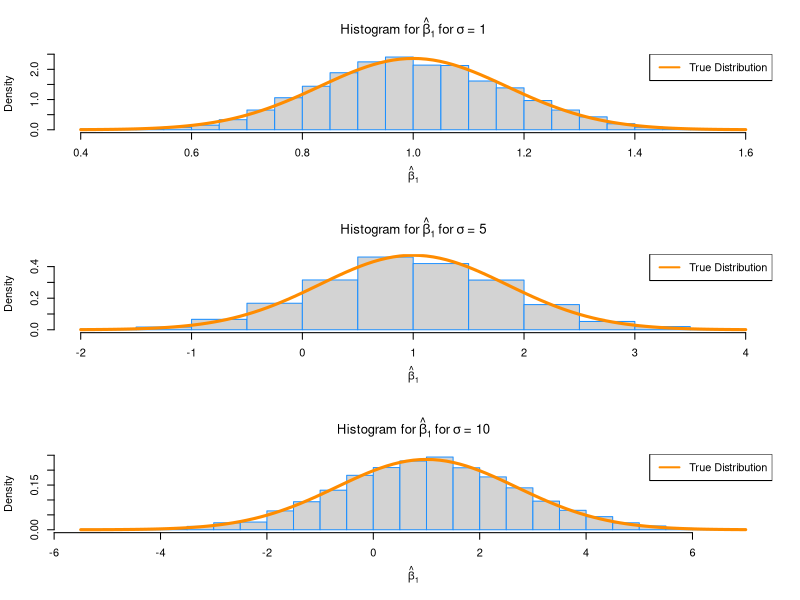
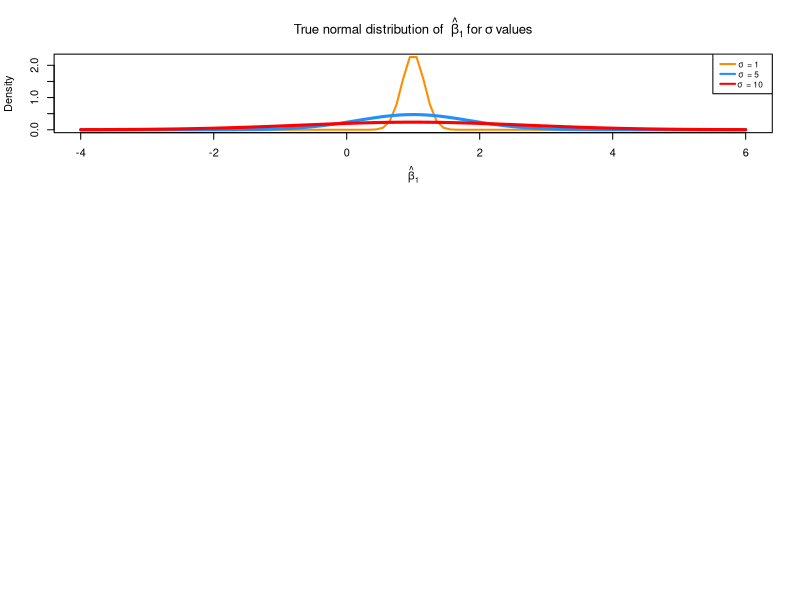
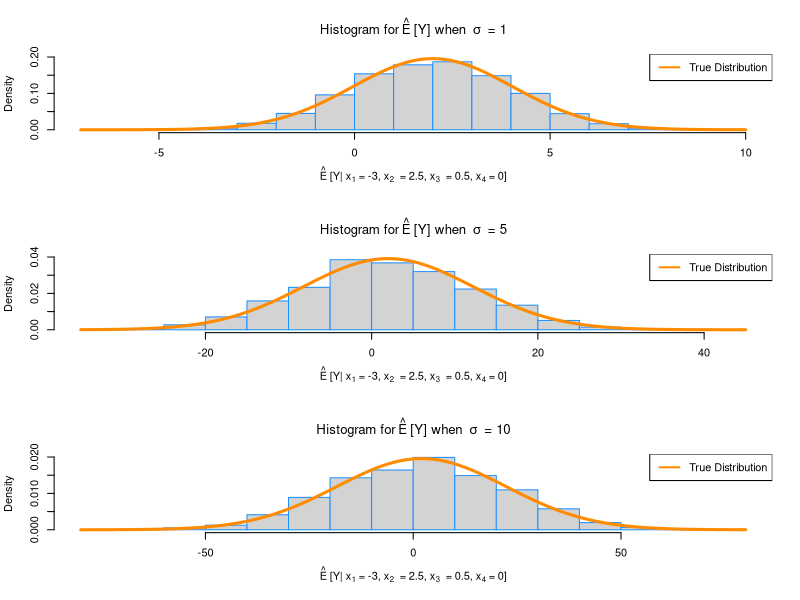
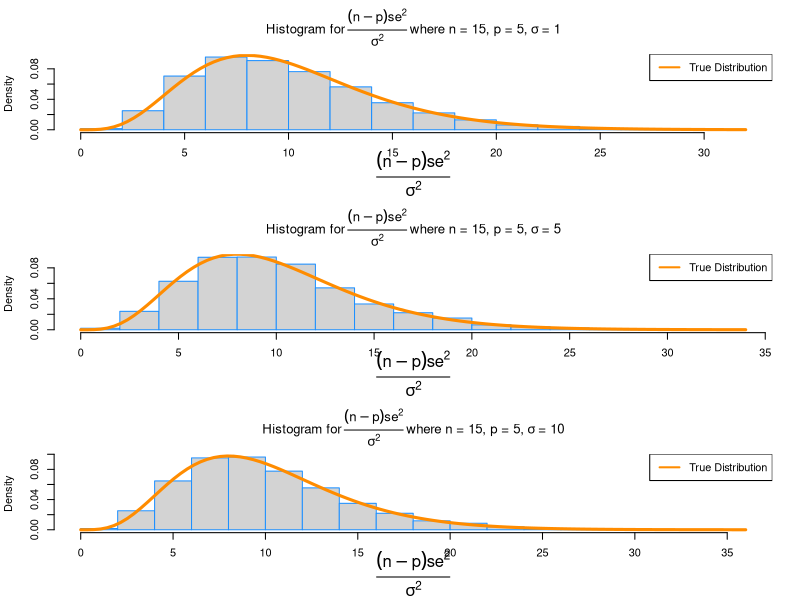
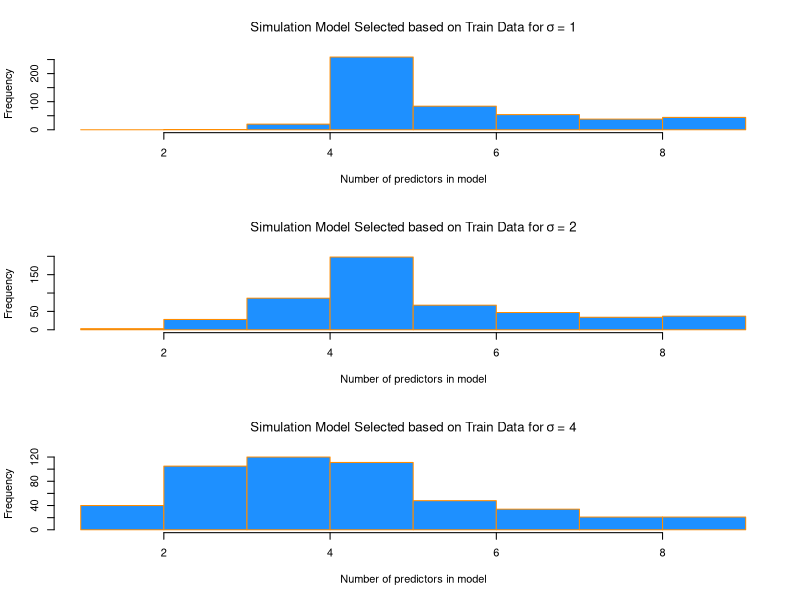
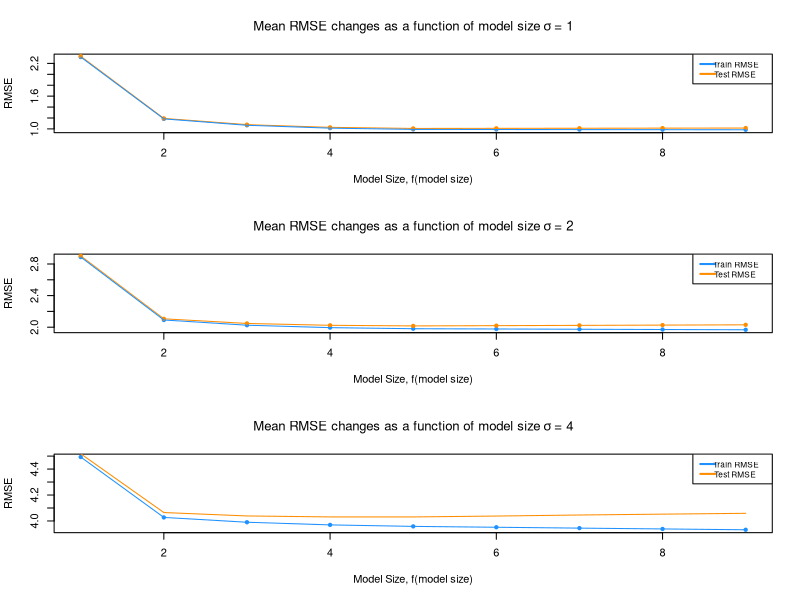

Write R code to recreate these figures, in order. (Note: a time limit stopped this script after it produced the figures.)
## ---- chunk 1
birthday = 19810803
set.seed(birthday)

library(readr)
study_1 = read_csv("study_1.csv")

num_sims = 3000 # number of simulations
n = 15          # sample size
p = 5           # number of beta parameters

beta_0 = 2
beta_1 = 1
beta_2 = 1
beta_3 = 1
beta_4 = 1
sigma_1 = 1
sigma_2 = 5
sigma_3 = 10

x0 = rep(1, n)
x1 = study_1$x1
x2 = study_1$x2
x3 = study_1$x3
x4 = study_1$x4
X = cbind(x0, x1, x2, x3, x4)
C = solve(t(X) %*% X)
y = rep(0, n)

xo = c(1, -3, 2.5, 0.5, 0)
sim_data = data.frame(x1, x2, x3, x4, y)

simulate = function(num_sims, sigma){
  
  beta_hat_1   = rep(0, num_sims)
  se_squared   = rep(0, num_sims) 
  y_hat_xo     = rep(0, num_sims)

  for(i in 1:num_sims) {
    #create noise
    eps = rnorm(n, mean = 0 , sd = sigma)
    #simulate y values
    sim_data$y = beta_0 * x0 + beta_1 * x1 + beta_2 * x2 + beta_3 * x3 + beta_4 * x4 + eps
    #fit the model
    fit = lm(y ~ x1 + x2 + x3 + x4, data = sim_data)
    #extract values of interest
    beta_hat_1[i]   = coef(fit)[2]
    se_squared[i]   = (summary(fit)$sigma) ^ 2
    #calculate beta_hat for matrix multiplication to determine y_hat_xo
    beta_hat = solve(t(X) %*% X) %*% t(X) %*% sim_data$y
    y_hat_xo[i] = xo %*% beta_hat

  }
  data.frame(beta_hat_1 = beta_hat_1, se_squared = se_squared, y_hat_xo = y_hat_xo)
}

sim1 = simulate(num_sims, sigma_1)
sim2 = simulate(num_sims, sigma_2)
sim3 = simulate(num_sims, sigma_3)
## ---- chunk 2
#Examine beta_1 for simulations

get_true_variance = function(sigma){
  sigma ^ 2 * C[1 + 1, 1 + 1]
}

get_true_sd = function(sigma){
  sqrt(sigma ^ 2 * C[1 + 1, 1 + 1])
}

true_mean      = c(beta_1,beta_1, beta_1)
empirical_mean = c(mean(sim1$beta_hat_1),      mean(sim2$beta_hat_1),      mean(sim3$beta_hat_1))
true_variance  = c(get_true_variance(sigma_1), get_true_variance(sigma_2), get_true_variance(sigma_3))
empirical_var  = c(var(sim1$beta_hat_1),       var(sim2$beta_hat_1),       var(sim3$beta_hat_1))
true_sd        = c(get_true_sd(sigma_1),       get_true_sd(sigma_2),       get_true_sd(sigma_3))
empirical_sd   = c(sd(sim1$beta_hat_1),        sd(sim2$beta_hat_1),        sd(sim3$beta_hat_1))

simulations    = c("sim 1", "sim 2", "sim 3")
study_1_sigmas = c(sigma_1, sigma_2, sigma_3)

results = data.frame(simulations, study_1_sigmas, true_mean, empirical_mean, true_variance, empirical_var, true_sd, empirical_sd)
colnames(results) = c("Simulation Set", "Sigma Value", "True Mean", "Empirical Mean", "True Variance", "Empirical Variance", "True SD", "Empirical SD" )

## ---- chunk 3
knitr::kable(results, caption = "Analysis for True and Empirical Values")
## ---- chunk 4
#examine distibutions
prob = rep(0, 3)
get_prob = function(sigma, beta_hat_1){
  sd_bh1 = sqrt(sigma ^ 2 * C[1 + 1, 1 + 1])
  prob[1] = mean(beta_1 - 1 * sd_bh1 < beta_hat_1 & beta_hat_1 < beta_1 + 1 * sd_bh1)
  prob[2] = mean(beta_1 - 2 * sd_bh1 < beta_hat_1 & beta_hat_1 < beta_2 + 2 * sd_bh1)
  prob[3] = mean(beta_1 - 3 * sd_bh1 < beta_hat_1 & beta_hat_1 < beta_2 + 3 * sd_bh1)
  prob
}
# We expect these to be: 0.68, 0.95, 0.997 since beta_hat_1 follows a normal distribution
#Get Probability for simulation 1
get_prob(sigma_1, sim1$beta_hat_1)
#Get Probability for simulation 2
get_prob(sigma_2, sim2$beta_hat_1)
#Get Probability for simulation 3
get_prob(sigma_3, sim3$beta_hat_1)
## ---- chunk 5
#
#setting to a 3x1
par(mfrow = c(3,1))

#simulation study with sigma = 1, normal distibution
hist(sim1$beta_hat_1, prob = TRUE, breaks = 20,
     xlab = expression(hat(beta)[1]), 
     main = expression("Histogram for" ~ hat(beta)[1]  ~ "for" ~ sigma ~ "= 1") , border = "dodgerblue", cex = 1.5)

curve(dnorm(x, mean = beta_1, sd = sqrt(sigma_1 ^ 2 * C[1 + 1, 1 + 1])),
      col = "darkorange", add = TRUE, lwd = 3)

legend("topright", "True Distribution", lty = c(1, 2), lwd = 2, col = "darkorange")


#simulation study with sigma = 5, normal distibution
hist(sim2$beta_hat_1, prob = TRUE, breaks = 20,
     xlab = expression(hat(beta)[1]), 
     main = expression("Histogram for" ~ hat(beta)[1]  ~ "for" ~ sigma ~ "= 5") , border = "dodgerblue", cex = 1.5)

curve(dnorm(x, mean = beta_1, sd = sqrt(sigma_2 ^ 2 * C[1 + 1, 1 + 1])),
      col = "darkorange", add = TRUE, lwd = 3)

legend("topright", "True Distribution", lty = c(1, 2), lwd = 2, col = "darkorange")


#simulation study with sigma = 10, normal distibution
hist(sim3$beta_hat_1, prob = TRUE, breaks = 20,
     xlab = expression(hat(beta)[1]), 
     main = expression("Histogram for" ~ hat(beta)[1]  ~ "for" ~ sigma ~ "= 10") , border = "dodgerblue", cex = 1.5)

curve(dnorm(x, mean = beta_1, sd = sqrt(sigma_3 ^ 2 * C[1 + 1, 1 + 1])),
      col = "darkorange", add = TRUE, lwd = 3)

legend("topright", "True Distribution", lty = c(1, 2), lwd = 2, col = "darkorange")
## ---- chunk 6
# plot curve for true normal distributions of beta_1_hat
x = seq(-4, 6, length = 100)
plot(x, dnorm(x, mean = 1, sd = sqrt(sigma_1 ^ 2 * C[1 + 1, 1 + 1])), type = "l", lty = 1, lwd = 2,
     xlab = expression(hat(beta)[1]), ylab = "Density",
     main = expression("True normal distribution of " ~ hat(beta)[1] ~ "for" ~ sigma ~ "values"), col = "darkorange")

curve(dnorm(x, mean = beta_1, sd = sqrt(sigma_2 ^ 2 * C[1 + 1, 1 + 1])),
      col = "dodgerblue", add = TRUE, lwd = 3)

curve(dnorm(x, mean = beta_1, sd = sqrt(sigma_3 ^ 2 * C[1 + 1, 1 + 1])),
      col = "red", add = TRUE, lwd = 3)

legend("topright", c(expression(sigma ~ " = 1"), expression(sigma ~ " = 5"), expression(sigma ~ " = 10")), lty = c(1,1,1), lwd = 2,
       col = c("darkorange", "dodgerblue", "red"), adj = c(0.2, 0.6), cex=0.75)
## ---- chunk 7
#please not that for the given x0, in code I am useing xoo to differentiate this value from the x0 found in the X matrix
#as with y_hat_xo as well

C = solve(t(X) %*% X)
C
xoo = c(1, -3, 2.5, .5, 0)

#comparing means
true_mean      = c(2,2, 2)
empirical_mean = c(mean(sim1$y_hat_xo),      mean(sim2$y_hat_xo),      mean(sim3$y_hat_xo))

true_variance  = c((sigma_1 ^2 * ( t(xoo) %*% C %*% xoo )), sigma_2 ^ 2 * ( t(xoo) %*% C %*% xoo ), sigma_3 ^ 2 * ( t(xoo) %*% C %*% xoo ))
empirical_var  = c(var(sim1$y_hat_xo),       var(sim2$y_hat_xo),       var(sim3$y_hat_xo))

true_sd  = c((sigma_1 * sqrt( t(xoo) %*% C %*% xoo )), sigma_2 * sqrt( t(xoo) %*% C %*% xoo ), sigma_3 * sqrt( t(xoo) %*% C %*% xoo ))
empirical_sd  = c(sd(sim1$y_hat_xo),       sd(sim2$y_hat_xo),       sd(sim3$y_hat_xo))

results = data.frame(simulations, study_1_sigmas, true_mean, empirical_mean, true_variance, empirical_var, true_sd, empirical_sd)
colnames(results) = c("Simulation Set", "Sigma Value", "True Mean", "Empirical Mean", "True Variance", "Empirical Variance", "True SD", "Empirical SD" )
## ---- chunk 8
knitr::kable(results, caption = "Analysis for True and Empirical Values")
## ---- chunk 9
prob = rep(0, 3)
get_prob_y_hat_xo = function(sigma, y_hat_xo){
  sd_bh1 = as.vector(sigma * sqrt( t(xoo) %*% C %*% xoo ))
  prob[1] = mean(2 - 1 * sd_bh1 < y_hat_xo & y_hat_xo < 2 + 1 * sd_bh1)
  prob[2] = mean(2 - 2 * sd_bh1 < y_hat_xo & y_hat_xo < 2 + 2 * sd_bh1)
  prob[3] = mean(2 - 3 * sd_bh1 < y_hat_xo & y_hat_xo < 2 + 3 * sd_bh1)
  prob
}
# We expect these to be: 0.68, 0.95, 0.997 since beta_hat_1 follows a normal distribution
#Get Probability for simulation 1
get_prob_y_hat_xo(sigma_1, sim1$y_hat_xo)
get_prob_y_hat_xo(sigma_2, sim2$y_hat_xo)
get_prob_y_hat_xo(sigma_3, sim3$y_hat_xo)
## ---- chunk 10
#setting to a 3x1
par(mfrow = c(3,1))
hist(sim1$y_hat_xo, prob = TRUE, breaks = 20,
     xlab = expression(hat(E) ~ "[Y|" ~ x[1] ~ "= -3," ~ x[2] ~" = 2.5," ~ x[3] ~" = 0.5," ~ x[4] ~ "= 0]"), main = expression("Histogram for" ~ hat(E) ~ "[Y] when " ~ sigma ~ " = 1"), border = "dodgerblue",  ylim = c(0, .2), cex = 1.5)
                
curve(dnorm(x, mean = 2, sd = sigma_1 * sqrt( t(xo) %*% C %*% xo)),
      col = "darkorange", add = TRUE, lwd = 3)

legend("topright", "True Distribution", lty = c(1, 2), lwd = 2, col = "darkorange")

#simulation 2
hist(sim2$y_hat_xo, prob = TRUE, breaks = 20,
     xlab = expression(hat(E) ~ "[Y|" ~ x[1] ~ "= -3," ~ x[2] ~" = 2.5," ~ x[3] ~" = 0.5," ~ x[4] ~ "= 0]"), main = expression("Histogram for" ~ hat(E) ~ "[Y] when " ~ sigma ~ " = 5"), border = "dodgerblue",  ylim = c(0, .04), cex = 1.5)

curve(dnorm(x, mean = 2, sd = sigma_2 * sqrt( t(xo) %*% C %*% xo)),
      col = "darkorange", add = TRUE, lwd = 3)

legend("topright", "True Distribution", lty = c(1, 2), lwd = 2, col = "darkorange")

#simulation 3
hist(sim3$y_hat_xo, prob = TRUE, breaks = 20,
     xlab = expression(hat(E) ~ "[Y|" ~ x[1] ~ "= -3," ~ x[2] ~" = 2.5," ~ x[3] ~" = 0.5," ~ x[4] ~ "= 0]"), main = expression("Histogram for" ~ hat(E) ~ "[Y] when " ~ sigma ~ " = 10"), border = "dodgerblue",  ylim = c(0, .02), cex = 1.5)

curve(dnorm(x, mean = 2, sd = sigma_3 * sqrt( t(xo) %*% C %*% xo)),
      col = "darkorange", add = TRUE, lwd = 3)

legend("topright", "True Distribution", lty = c(1, 2), lwd = 2, col = "darkorange")
## ---- chunk 11
factor1 = (n-p)/sigma_1 ^ 2
factor2 = (n-p)/sigma_2 ^ 2
factor3 = (n-p)/sigma_3 ^ 2

true_mean      = c(10,10, 10)
empirical_mean = c(mean(sim1$se_squared * factor1), mean(sim2$se_squared * factor2), mean(sim3$se_squared * factor3))

true_variance  = c(20, 20, 20)
empirical_var  = c(var(sim1$se_squared * factor1),var(sim2$se_squared * factor2), var(sim3$se_squared * factor3))

results = data.frame(simulations, study_1_sigmas, true_mean, empirical_mean, true_variance, empirical_var)
colnames(results) = c("Simulation Set", "Sigma Value", "True Mean", "Empirical Mean", "True Variance", "Empirical Variance" )
## ---- chunk 12
knitr::kable(results, caption = "Analysis for True and Empirical Values $s_e^2$")
## ---- chunk 13
#looking at probabilities
c(mean(sim1$se_squared * factor1 < 3), mean(sim2$se_squared * factor2 < 3), mean(sim3$se_squared * factor3 < 3))
pchisq(3, df = 10)
## ---- chunk 14
#setting to a 3x1
par(mfrow = c(3,1))
#simulation 1
hist(((n-p) * sim1$se_squared)/(sigma_1^2), prob = TRUE, breaks = 20,
     xlab = mtext((expression( over((n-p) * se ^ 2, sigma ^ 2))), side=1, line=4), main = expression("Histogram for" ~ over((n-p) * se ^ 2, sigma ^ 2 ) ~ "where n = 15, p = 5," ~ sigma ~ "= 1"), border = "dodgerblue") #, cex = 1.5)

curve(dchisq(x, df = 10),
      col = "darkorange", add = TRUE, lwd = 3)
legend("topright", "True Distribution", lty = c(1, 2), lwd = 2, col = "darkorange")

#simulation 2
hist(((n-p) * sim2$se_squared)/(sigma_2^2), prob = TRUE, breaks = 20,
     xlab = mtext((expression( over((n-p) * se ^ 2, sigma ^ 2))), side=1, line=4), main = expression("Histogram for" ~ over((n-p) * se ^ 2, sigma ^ 2 ) ~ "where n = 15, p = 5," ~ sigma ~ "= 5"), border = "dodgerblue") #, cex = 1.5)

curve(dchisq(x, df = 10),
      col = "darkorange", add = TRUE, lwd = 3)
legend("topright", "True Distribution", lty = c(1, 2), lwd = 2, col = "darkorange")

#simulation 3
hist(((n-p) * sim3$se_squared)/(sigma_3^2), prob = TRUE, breaks = 20,
     xlab = mtext((expression( over((n-p) * se ^ 2, sigma ^ 2))), side=1, line=4), main = expression("Histogram for" ~ over((n-p) * se ^ 2, sigma ^ 2 ) ~ "where n = 15, p = 5," ~ sigma ~ "= 10"), border = "dodgerblue") #, cex = 1.5)

curve(dchisq(x, df = 10),
      col = "darkorange", add = TRUE, lwd = 3)
legend("topright", "True Distribution", lty = c(1, 2), lwd = 2, col = "darkorange")
## ---- chunk 15
#set seed
birthday = 19810803
set.seed(birthday)

#set known model parameters
beta_0 = 0
beta_1 = 6
beta_2 = -3.5
beta_3 = 1.7
beta_4 = -1.1
beta_5 = 0.7
#set values of sigma for each simulation
sigma_1 = 1
sigma_2 = 2
sigma_3 = 4

num_sims = 500
sample_size_split = 300
sample_size_total = 600

library(readr)
study_2 = read_csv("study_2.csv")

x0 = rep(1, sample_size_total)
x1 = study_2$x1
x2 = study_2$x2
x3 = study_2$x3
x4 = study_2$x4
x5 = study_2$x5
x6 = study_2$x6
x7 = study_2$x7
x8 = study_2$x8
x9 = study_2$x9
y = rep(0, sample_size_total)


sim_data = data.frame(x1, x2, x3, x4, x5,x6, x7, x8, x9,  y)

get_predict = function(model, test_data){
  test_data$y - predict(model, newdata = test_data)
}

get_RMSE= function(data) {
  RMSE   = sqrt( mean(data ^ 2  ))
}

simulate2 = function(num_sims, sigma){
  RMSE_train   = matrix(0, nrow = num_sims, ncol = 9)
  RMSE_test    =  matrix(0, nrow = num_sims, ncol = 9)
  winner_test  = rep(0, num_sims)
  winner_train = rep(0, num_sims)
  
  for(i in 1:num_sims) {
      
    eps = rnorm(sample_size_total, mean = 0 , sd = sigma)
    
    sim_data$y = beta_0 * x0 + beta_1 * x1 + beta_2 * x2 + beta_3 * x3 + beta_4 * x4 + beta_5 * x5 +   eps
    
    train_index = sample(1:nrow(sim_data), sample_size_split)
    train = sim_data[train_index ,]
    test  = sim_data[-train_index ,]
    
    model_1 = lm( y ~ x1, data = train)
    model_2 = lm( y ~ x1 + x2, data = train)
    model_3 = lm( y ~ x1 + x2 + x3, data = train)
    model_4 = lm( y ~ x1 + x2 + x3 + x4, data = train)
    model_5 = lm( y ~ x1 + x2 + x3 + x4 + x5, data = train)
    model_6 = lm( y ~ x1 + x2 + x3 + x4 + x5 + x6, data = train)
    model_7 = lm( y ~ x1 + x2 + x3 + x4 + x5 + x6 + x7, data = train)
    model_8 = lm( y ~ x1 + x2 + x3 + x4 + x5 + x6 + x7 + x8, data = train)
    model_9 = lm( y ~ x1 + x2 + x3 + x4 + x5 + x6 + x7 + x8 + x9, data = train)
    
    RMSE_train[i ,] = c(get_RMSE(resid(model_1)), get_RMSE(resid(model_2)), get_RMSE(resid(model_3)), get_RMSE(resid(model_4)),
                      get_RMSE(resid(model_5)), get_RMSE(resid(model_6)), get_RMSE(resid(model_7)), get_RMSE(resid(model_8)),
                      get_RMSE(resid(model_9))
                      )

    RMSE_test[i, ] = c(get_RMSE(get_predict(model_1, test)), get_RMSE(get_predict(model_2, test)), 
                       get_RMSE(get_predict(model_3, test)), get_RMSE(get_predict(model_4, test)), 
                       get_RMSE(get_predict(model_5, test)), get_RMSE(get_predict(model_6, test)), 
                       get_RMSE(get_predict(model_7, test)), get_RMSE(get_predict(model_8, test)), 
                       get_RMSE(get_predict(model_9, test))
                       )
    winner_test[i] = which.min(RMSE_test[i, ])
    winner_train[i] = which.min(RMSE_train[i, ])
    
  }
  result = data.frame(RMSE_train, RMSE_test, winner_test, winner_train) 
  colnames(result) <- c( "TrainRMSE_M1", "TrainRMSE_M2", "TrainRMSE_M3", "TrainRMSE_M4", "TrainRMSE_M5", "TrainRMSE_M6", 
                         "TrainRMSE_M7", "TrainRMSE_M8", "TrainRMSE_M9", 
                         "TestRMSE_M1",  "TestRMSE_M2",  "TestRMSE_M3",  "TestRMSE_M4", "TestRMSE_M5", "TestRMSE_M6", "TestRMSE_M7", 
                         "TestRMSE_M8",  "TestRMSE_M9",  "TestWinner",   "TrainWinner")
  result
}

#run simulations 500 times for values of sigma: 1, 2, 4
sim1_sigma1 = simulate2(500, 1)
sim2_sigma2 = simulate2(500, 2)
sim3_sigma3 = simulate2(500, 4)
## ---- chunk 16
#Summerizing the results into a tables for each value of sigma
num_models  = 9
WinnerTest  = rep(0, 9)
WinnerTrain = rep(0, 9)
summarize_winners = function(data){
  for(i in 1: num_models){
    WinnerTest[i] = nrow(data[(data$TestWinner == i), ])
    WinnerTrain[i] = nrow(data[(data$TrainWinner == i), ])
  }
  predictorVariables = rep(1:9)
  result = data.frame(predictorVariables, WinnerTest, WinnerTrain)
  colnames(result) = c("Model Selected", "Num of Sims Model Selected base on Lowest Test RMSE", "Num of Sims Model Selected based on Lowest Train RMSE")
  result
}

## ---- chunk 17
knitr::kable(summarize_winners(sim1_sigma1), caption = "Model Winner Based on Lowest RMSE Value for $\\sigma$ = 1" )
## ---- chunk 18
knitr::kable(summarize_winners(sim2_sigma2), caption = "Model Winner Based on Lowest RMSE Value for $\\sigma$ = 2" )
## ---- chunk 19
knitr::kable(summarize_winners(sim3_sigma3), caption = "Model Winner Based on Lowest RMSE Value for $\\sigma$ = 4")
## ---- chunk 20
#setting to a 3x1
par(mfrow = c(3,1))

hist(sim1_sigma1$TestWinner,
     main   = expression("Simulation Model Selected based on Train Data for" ~ sigma ~ "= 1"),
     xlab   = "Number of predictors in model",
     col    = "dodgerblue",
     border = "darkorange", breaks = seq(1, 9))

hist(sim2_sigma2$TestWinner,
     main   = expression("Simulation Model Selected based on Train Data for" ~ sigma ~ "= 2"),
     xlab   = "Number of predictors in model",
     col    = "dodgerblue",
     border = "darkorange", breaks = seq(1, 9))

hist(sim3_sigma3$TestWinner,
     main   = expression("Simulation Model Selected based on Train Data for" ~ sigma ~ "= 4"),
     xlab   = "Number of predictors in model",
     col    = "dodgerblue",
     border = "darkorange", breaks = seq(1, 9))
## ---- chunk 21
#summerizing data to get the means
get_means = function(data){
  end = ncol(data) -2
  model_means = rep(0, end)
  for(i in 1:end) {
    model_means[i] = mean(data[, i])
  }
  model_means
}

sim1_means = get_means(sim1_sigma1)
sim2_means = get_means(sim2_sigma2)
sim3_means = get_means(sim3_sigma3)

par(mfrow = c(3,1))
#plot for sigma = 1 RMSE Mean 
plot(sim1_means[1:9], pch = 20, col = "dodgerblue", cex = 1,
     xlab = "Model Size, f(model size)",
     ylab = "RMSE",
     main = expression("Mean RMSE changes as a function of model size" ~ sigma ~ "= 1"))
points(sim1_means[10:18], pch = 20, col = "darkorange", cex = 1)

lines(sim1_means[10:18], col = "darkorange")
lines(sim1_means[1:9],   col = "dodgerblue")

legend("topright", c("Train RMSE", "Test RMSE"), lty = c(1,1,1), lwd = 2,
       col = c("dodgerblue", "darkorange"), adj = c(0.2, 0.6), cex=0.75)


#plot for sigma = 2 RMSE Mean 
plot(sim2_means[1:9], pch = 20, col = "dodgerblue", cex = 1,
     xlab = "Model Size, f(model size)",
     ylab = "RMSE",
     main = expression("Mean RMSE changes as a function of model size" ~ sigma ~ "= 2"))
points(sim2_means[10:18], pch = 20, col = "darkorange", cex = 1)

lines(sim2_means[10:18], col = "darkorange")
lines(sim2_means[1:9],   col = "dodgerblue")

legend("topright", c("Train RMSE", "Test RMSE"), lty = c(1,1,1), lwd = 2,
       col = c("dodgerblue", "darkorange"), adj = c(0.2, 0.6), cex=0.75)

#sigma = 4
#plot for sigma = 1 RMSE Mean 
plot(sim3_means[1:9], pch = 20, col = "dodgerblue", cex = 1,
     xlab = "Model Size, f(model size)",
     ylab = "RMSE",
     main = expression("Mean RMSE changes as a function of model size" ~ sigma ~ "= 4"))
points(sim1_means[10:18], pch = 20, col = "darkorange", cex = 1)

lines(sim3_means[10:18], col = "darkorange")
lines(sim3_means[1:9],   col = "dodgerblue")

legend("topright", c("Train RMSE", "Test RMSE"), lty = c(1,1,1), lwd = 2,
       col = c("dodgerblue", "darkorange"), adj = c(0.2, 0.6), cex=0.75)

## ---- chunk 22
x_values = seq(0, 5, length = 25)
## ---- chunk 23
birthday = 19810803
set.seed(birthday)

num_sims = 1000 # number of simulations
x_values = seq(0, 5, length = 25)
n        = length(x_values)   # sample size
alpha    = c(0.01,0.05,0.10)
beta_1   = seq(0, 3, .1)
p_value  = rep(0, length(beta_1))


simulate3 = function(num_sim, sigma){
  p_values = matrix(0, num_sim,  length(beta_1))  
  for(sim in 1: num_sim){
    for(i in 1:length(beta_1)) {
      signal   = x_values * beta_1[i]
      eps      = rnorm(25, mean= 0, sd = sigma)
      y        = signal + eps
      fit      = lm(y ~ x_values)
      p_value[i] = summary(fit)$coefficients[2,4]
    }
    p_values[sim, ]  = p_value
  }
  as.data.frame(p_values)
}

get_power = function(data, alpha){
  pwr = matrix(0, nrow = length(alpha), ncol = ncol(data))
  for (j in 1: length(alpha)){
    rejectHo = rep(0, ncol(data))
    for (i in 1: ncol(data)){
      #we should reject Ho when beta > 0
      rejectHo[i] = sum(data[ , i] < alpha[j])
    }
    pwr[ j ,  ] = rejectHo/nrow(data)  
  }
  pwr = as.data.frame(pwr)
  colnames(pwr) = beta_1
  pwr
}

#simulate for sigma = 1
data_sigma1  = simulate3(1000, 1)
#get power power = #tests rejected/#simulations for a given beta_1 value
power_sigma1 = get_power(data_sigma1, alpha)

#simulate for sigma = 2
data_sigma2  = simulate3(1000, 2)
#get power power = #tests rejected/#simulations for a given beta_1 value
power_sigma2 = get_power(data_sigma2, alpha)

#simulate for sigma = 4
data_sigma3  = simulate3(1000, 4)
#get power power = #tests rejected/#simulations for a given beta_1 value
power_sigma3 = get_power(data_sigma3, alpha)
## ---- chunk 24
#setting to a 3x1
par(mfrow = c(3,1))

#Sigma = 1
par(mar = c(5, 5, 2, 2)) # adjusted plot margins, otherwise the "hat" does not display

plot(beta_1, power_sigma1[1, ], pch = 20, col = "dodgerblue", cex = 1,
     xlab = expression(hat(beta)[1] ~ "values"),
     ylab = expression(hat(Power)),
     main = expression(hat(Power) ~ "for " ~ sigma ~ " = 1"))

points(beta_1, power_sigma1[2, ], pch = 20, col = "darkorange", cex = 1)

points(beta_1, power_sigma1[3, ], pch = 20, col = "red", cex = 1)

lines(beta_1, power_sigma1[1, ], col = "dodgerblue")

lines(beta_1, power_sigma1[2, ], col = "darkorange")

lines(beta_1, power_sigma1[3, ], col = "red")

legend("bottomright", c(expression(alpha ~ " = 0.01" ), expression(alpha ~ "= 0.05"), expression(alpha ~ "= 0.10")), lty = 1, lwd = 2,
       col = c("dodgerblue", "darkorange", "red"), adj = c(0.2, 0.6))

#Sigma = 2

par(mar = c(5, 5, 2, 2)) # adjusted plot margins, otherwise the "hat" does not display

plot(beta_1, power_sigma2[1, ], pch = 20, col = "dodgerblue", cex = 1,
     xlab = expression(hat(beta)[1] ~ "values"),
     ylab = expression(hat(Power)),
     main = expression(hat(Power) ~ "for " ~ sigma ~ " = 2"))

points(beta_1, power_sigma2[2, ], pch = 20, col = "darkorange", cex = 1)

points(beta_1, power_sigma2[3, ], pch = 20, col = "red", cex = 1)

lines(beta_1, power_sigma2[1, ], col = "dodgerblue")

lines(beta_1, power_sigma2[2, ], col = "darkorange")

lines(beta_1, power_sigma2[3, ], col = "red")

legend("bottomright", c(expression(alpha ~ " = 0.01" ), expression(alpha ~ "= 0.05"), expression(alpha ~ "= 0.10")), lty = 1, lwd = 2,
       col = c("dodgerblue", "darkorange", "red"), adj = c(0.2, 0.6))

#Sigma = 3

par(mar = c(5, 5, 2, 2)) # adjusted plot margins, otherwise the "hat" does not display

plot(beta_1, power_sigma3[1, ], pch = 20, col = "dodgerblue", cex = 1,
     xlab = expression(hat(beta)[1] ~ "values"),
     ylab = expression(hat(Power)),
     main = expression(hat(Power) ~ "for " ~ sigma ~ " = 4"))

points(beta_1, power_sigma3[2, ], pch = 20, col = "darkorange", cex = 1)

points(beta_1, power_sigma3[3, ], pch = 20, col = "red", cex = 1)

lines(beta_1, power_sigma3[1, ], col = "dodgerblue")

lines(beta_1, power_sigma3[2, ], col = "darkorange")

lines(beta_1, power_sigma3[3, ], col = "red")

legend("bottomright", c(expression(alpha ~ " = 0.01" ), expression(alpha ~ "= 0.05"), expression(alpha ~ "= 0.10")), lty = 1, lwd = 2,
       col = c("dodgerblue", "darkorange", "red"), adj = c(0.2, 0.6))
## ---- chunk 25
#Power Value near at alpha for simulations of 1000
knitr::kable(data.frame(alpha, power_sigma1$`0`, power_sigma2$`0`, power_sigma3$`0`), caption = "Power Value")


#simulate for sigma = 1
data_sigma1  = simulate3(2000, 1)
#get power power = #tests rejected/#simulations for a given beta_1 value
power_sigma1 = get_power(data_sigma1, alpha)

#simulate for sigma = 2
data_sigma2  = simulate3(2000, 2)
#get power power = #tests rejected/#simulations for a given beta_1 value
power_sigma2 = get_power(data_sigma2, alpha)

#simulate for sigma = 4
data_sigma3  = simulate3(2000, 4)
#get power power = #tests rejected/#simulations for a given beta_1 value
power_sigma3 = get_power(data_sigma3, alpha)

#Power Value near at alpha for simulations of 2000
knitr::kable(data.frame(alpha, power_sigma1$`0`, power_sigma2$`0`, power_sigma3$`0`), caption = "Power Value")
